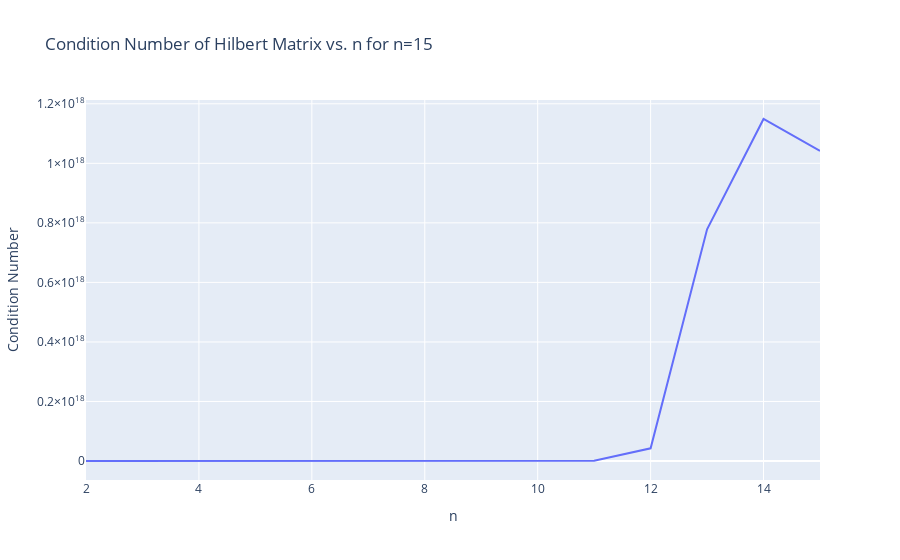

Write notebook code for a chart like this one.
### Code cell
#Usando función
plot_condition_of_Hilbert_matrix(15)

### Figure 1 — Plotly figure (JSON) as saved in the notebook; plotly's stock layout.template omitted (floating-point values rounded to 4 significant figures)
{"data": [{"hovertemplate": "n=%{x}<br>Condition Number=%{y}<extra></extra>", "legendgroup": "", "line": {"color": "#636efa", "dash": "solid"}, "marker": {"symbol": "circle"}, "mode": "lines", "name": "", "orientation": "v", "showlegend": false, "type": "scatter", "x": [2, 3, 4, 5, 6, 7, 8, 9, 10, 11, 12, 13, 14, 15], "xaxis": "x", "y": [27.0, 748.0, 28380.0, 943700.0, 29070000.0, 985200000.0, 33870000000.0, 1100000000000.0, 35360000000000.0, 1234532816741620, 42553993018912920, 778165815188000500, 1148964028200291200, 1041726976490342500], "yaxis": "y"}], "layout": {"legend": {"tracegroupgap": 0}, "title": {"text": "Condition Number of Hilbert Matrix vs. n for n=15"}, "xaxis": {"anchor": "y", "domain": [0, 1], "tickformat": "d", "title": {"text": "n"}}, "yaxis": {"anchor": "x", "domain": [0, 1], "title": {"text": "Condition Number"}}}}
